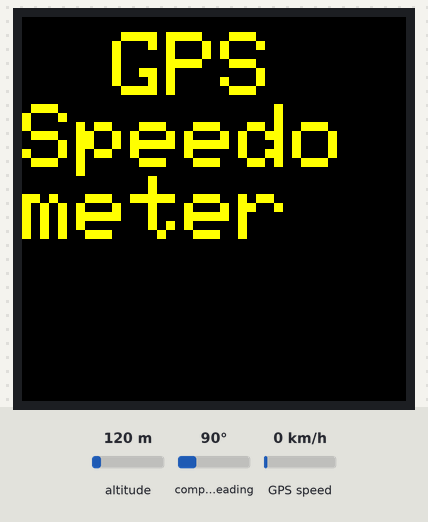
Recording of a sketch running on a simulated Arduino Uno, built with avr-gcc and run on an emulated ATmega328P. Parts: 128×128 colour display. Inputs (shaded band) come from the test bench; at power-on: altitude 120 m, compass heading 90°, GPS speed 0 km/h. The GPS gets a fix after 3 s at 37.7749, -122.4194 with 8 satellites; what the sketch prints to the serial monitor is not drawn.

Above: at 6.1 s.
At 11.1 s:
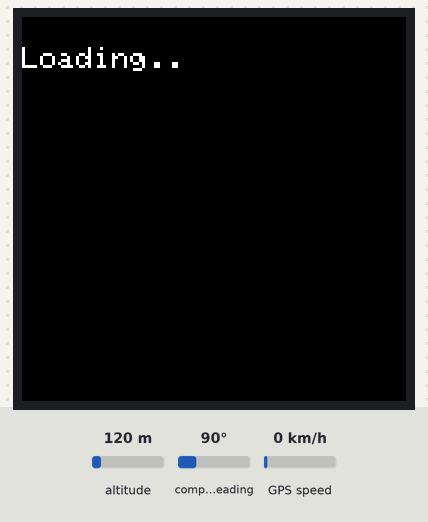
At 16.1 s:
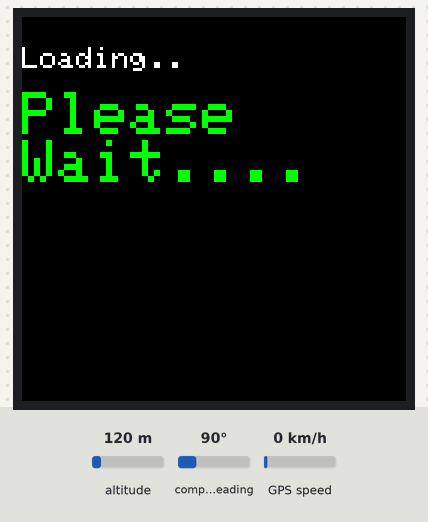
At 21.1 s:
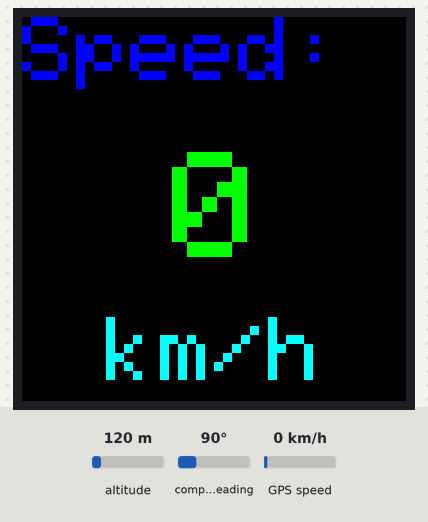

Measured:
- what the display in image 0 shows lasts 5.0 s, from 6.0 s to 11.0 s

The sketch:

gps_Speedometer_OLED_final.ino
```cpp
#define SCREEN_WIDTH  128
#define SCREEN_HEIGHT 128 // Change this to 96 for 1.27" OLED.
// Color definitions
#define SCLK_PIN 13
#define MOSI_PIN 11
#define DC_PIN   8
#define CS_PIN   10
#define RST_PIN  9
#define  BLACK           0x0000
#define BLUE            0x001F
#define RED             0xF800
#define GREEN           0x07E0
#define CYAN            0x07FF
#define MAGENTA         0xF81F
#define YELLOW          0xFFE0
#define WHITE           0xFFFF

//#include <Adafruit_GFX.h>
#include <Adafruit_SSD1351.h>
#include <SPI.h>
#include <TinyGPS++.h>
#include <SoftwareSerial.h>
static const int RXPin = 6, TXPin = 7;
const int GPSBaud=9600;
int previous=0;;
// The TinyGPS++ object
TinyGPSPlus gps;
SoftwareSerial ss(RXPin, TXPin);
Adafruit_SSD1351 tft = Adafruit_SSD1351(SCREEN_WIDTH, SCREEN_HEIGHT, &SPI, CS_PIN, DC_PIN, RST_PIN);


uint16_t time;

void setup(void)
{
  Serial.begin(9600);
  Serial.print("hello!");
  tft.begin();
ss.begin(GPSBaud);
  Serial.println("init");
     delay(6000);
   tft.fillScreen(BLACK);
  tft.setCursor(30, 5);
  tft.setTextColor(YELLOW);
  tft.setTextSize(3);
  tft.println("GPS");
   tft.println("Speedo");
   tft.println("meter");
  delay(5000);
  tft.setTextColor(BLUE);
  tft.setTextSize(1);
  tft.setCursor(0, 10);
  tft.fillScreen(BLACK);
  tft.setTextColor(WHITE);
  tft.println("Loading..");

  delay(5000);

  tft.setTextColor(GREEN);
  tft.setTextSize(2);
  tft.setCursor(0, 25);
  tft.println("Please");
  tft.println("Wait....");
  delay(5000);
  //tft.fillRect(0, 0, 128, 128, BLACK);
   tft.fillScreen(BLACK);
    tft.setTextSize(2);
     tft.setTextColor(BLUE);
}

void loop()
{

  bool newdata = false;
  unsigned long start = millis();

  // Every 5 seconds we print an update
  while (millis() - start < 20)
  {
    if (ss.available())
    {
      char c = ss.read();
      // Serial.print(c);  // uncomment to see raw GPS data
      if (gps.encode(c))
      {
        newdata = true;

      }
    }
  }

  if (newdata)
  {

    Serial.println(int(gps.speed.kmph()));
    tft.setCursor(0,0);
    tft.setTextColor(BLUE);
     tft.setTextSize(3);
      tft.print("Speed:");
      tft.setCursor(50,45);
      tft.setTextSize(5);
      tft.setTextColor(GREEN);
      //tft.fillScreen(BLACK) ;
       if(previous!=int(gps.speed.kmph()))
         {
         clear_text();
         }
      tft.print(int(gps.speed.kmph()));
         previous=int(gps.speed.kmph());

      tft.setCursor(10,100);
      tft.setTextSize(3);
      tft.setTextColor(CYAN);
      tft.print(" km/h ");


}
}
  void testfillcircles(uint8_t radius, uint16_t color)
  {
  for (uint8_t x=radius; x < tft.width()-1; x+=radius*2) {
    for (uint8_t y=radius; y < tft.height()-1; y+=radius*2) {
      tft.fillCircle(x, y, radius, color);
    }
  }
}
 void clear_text()
 {
  for (int y=35; y<=85; y++)
      {
       for (int x=0; x<127; x++)
       {
        tft.drawPixel(x, y, BLACK);
       }

     }
 }
```
